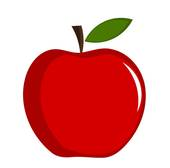
#> input picture cpu/apple2.jpg, 170 x 168 px
$ python ncut3.py
#> lines starting #> are read from the running program, lines starting #| are printed output that depends on the picture
import cupy as cp
import numpy as np
import scipy.sparse as sp
from scipy.sparse.linalg import eigsh
from sklearn.cluster import KMeans
from sklearn.metrics.pairwise import euclidean_distances
from sklearn.preprocessing import normalize
import cv2
import matplotlib.pyplot as plt

def downsample_image(image, scale):
    """Giảm kích thước ảnh để tăng tốc độ xử lý."""
    height, width = int(image.shape[0] * scale), int(image.shape[1] * scale)
    resized_image = cv2.resize(image, (width, height), interpolation=cv2.INTER_LINEAR)
    return resized_image

def construct_graph(image, sigma_color, sigma_spatial):
    """Xây dựng đồ thị từ ảnh với hiệu năng cao."""
    height, width, _ = image.shape
    n = height * width
    coords = cp.array([[x, y] for x in range(width) for y in range(height)])
    colors = cp.array(image.reshape(-1, 3))

    # Tính khoảng cách không gian và màu trên GPU
    distances_spatial = cp.linalg.norm(coords[:, None] - coords, axis=-1)
    distances_color = cp.linalg.norm(colors[:, None] - colors, axis=-1)

    # Tính trọng số
    W = cp.exp(-distances_color**2 / (2 * sigma_color**2)) * cp.exp(-distances_spatial**2 / (2 * sigma_spatial**2))
    W[distances_spatial > sigma_spatial] = 0  # Loại bỏ các cạnh xa

    return sp.csr_matrix(W.get())  # Chuyển đổi về dạng sparse cho scipy

def normalized_laplacian(W):
    """Tính ma trận Laplacian chuẩn hóa."""
    d = cp.array(W.sum(axis=1)).flatten()
    D_inv_sqrt = cp.diag(1.0 / cp.sqrt(d))
    W_dense = cp.array(W.toarray())  # Chuyển đổi ma trận W từ sparse sang dense
    L = cp.eye(W_dense.shape[0]) - D_inv_sqrt @ W_dense @ D_inv_sqrt
    return L

def compute_eigenvectors(L, k=2):
    """Tính các vectơ riêng nhỏ nhất của ma trận Laplacian chuẩn hóa."""
    L_numpy = cp.asnumpy(L)  # Chuyển CuPy array thành NumPy array
    eigenvalues, eigenvectors = eigsh(L_numpy, k=k, which='SM', tol=1e-5, maxiter=20000)
    return eigenvectors


def segment_image(eigenvectors, height, width, num_segments):
    """Phân đoạn ảnh dựa trên các vectơ riêng."""
    eigenvectors_normalized = normalize(eigenvectors, axis=1)
    kmeans = KMeans(n_clusters=num_segments, random_state=0)
    labels = kmeans.fit_predict(eigenvectors_normalized)
    segmented_image = labels.reshape((height, width))
    return segmented_image

def normalized_cut_segmentation(image_path, num_segments, scale, sigma_color, sigma_spatial):
    """Phân đoạn ảnh sử dụng thuật toán Normalized Cut."""
#> called with image_path = 'apple2.jpg', num_segments = 4, scale = 0.3, sigma_color = 0.2, sigma_spatial = 20
    image = cv2.imread(image_path)
#> image is the input picture: shape (168, 170, 3); mean B, G, R 149, 151.9, 227.4
    image = cv2.cvtColor(image, cv2.COLOR_BGR2RGB)

    # Giảm kích thước ảnh
    image = downsample_image(image, scale)
#> in downsample_image, `resized_image = cv2.resize(image, (width, height), interpolation=cv2.I..`:
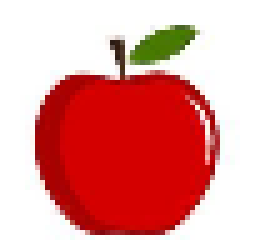
#> resized_image: shape (50, 51, 3) (shown 5 times larger); mean R, G, B 227.2, 151.7, 148.8
    height, width, _ = image.shape
#> height = 50; width = 51

    print("Xây dựng đồ thị...")
    W = construct_graph(image, sigma_color, sigma_spatial)
    print("Tính ma trận Laplacian chuẩn hóa...")
    L = normalized_laplacian(W)
    print("Tính vectơ riêng...")
    eigenvectors = compute_eigenvectors(L, k=num_segments)
    print("Phân đoạn ảnh...")
    segmented_image = segment_image(eigenvectors, height, width, num_segments)

    return image, segmented_image

if __name__ == "__main__":
    image_path = "apple2.jpg"  # Đường dẫn đến ảnh của bạn
    num_segments = 4  # Số vùng cần phân đoạn
    scale = 0.3  # Tỷ lệ giảm kích thước
    sigma_color = 0.2  # Độ nhạy màu
    sigma_spatial = 20  # Độ nhạy không gian

    print("Bắt đầu phân đoạn ảnh...")
#> (the run stopped early here; a loop or call above may not have finished)

$ run again, with cpu/apple.jpg copied over cpu/apple2.jpg
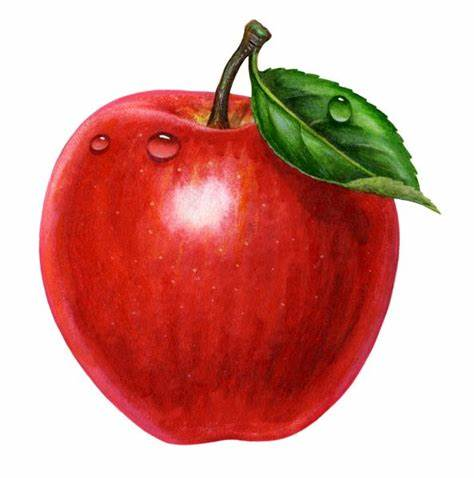
#> input picture cpu/apple.jpg, 474 x 478 px
#> in normalized_cut_segmentation, image is the input picture: shape (478, 474, 3); mean B, G, R 145.3, 153.3, 212.8
#> in downsample_image, `resized_image = cv2.resize(image, (width, height), interpolation=cv2.I..`:
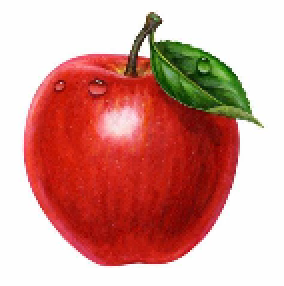
#> resized_image: shape (143, 142, 3) (shown 2 times larger); mean R, G, B 212.8, 153.2, 145.3
